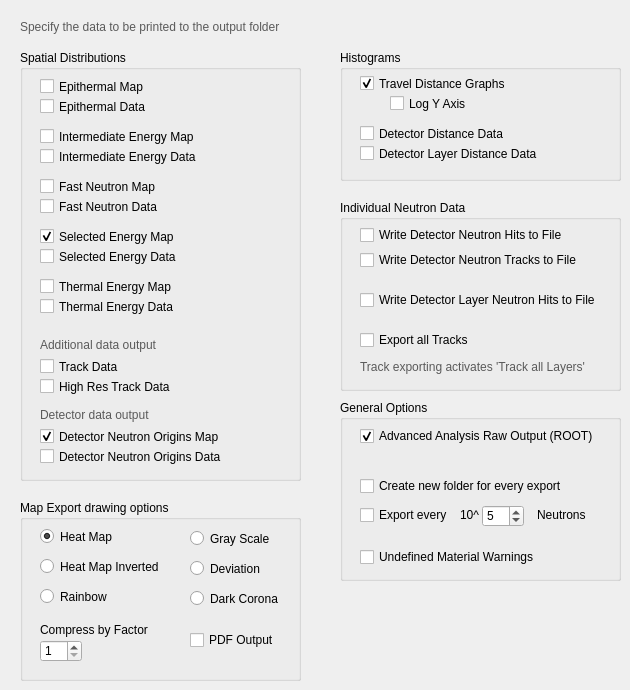
    <widget class="QWidget" name="tab_3">
     <attribute name="title">
      <string>Export</string>
     </attribute>
     <widget class="QGroupBox" name="groupBox_7">
      <property name="geometry">
       <rect>
        <x>20</x>
        <y>500</y>
        <width>281</width>
        <height>181</height>
       </rect>
      </property>
      <property name="title">
       <string>Map Export drawing options</string>
      </property>
      <widget class="QRadioButton" name="radioButton_expHeat">
       <property name="geometry">
        <rect>
         <x>20</x>
         <y>28</y>
         <width>82</width>
         <height>17</height>
        </rect>
       </property>
       <property name="text">
        <string>Heat Map</string>
       </property>
       <property name="checked">
        <bool>true</bool>
       </property>
      </widget>
      <widget class="QRadioButton" name="radioButton_expGray">
       <property name="geometry">
        <rect>
         <x>170</x>
         <y>30</y>
         <width>101</width>
         <height>17</height>
        </rect>
       </property>
       <property name="text">
        <string>Gray Scale</string>
       </property>
      </widget>
      <widget class="QRadioButton" name="radioButton_expHeatInv">
       <property name="geometry">
        <rect>
         <x>20</x>
         <y>58</y>
         <width>141</width>
         <height>17</height>
        </rect>
       </property>
       <property name="text">
        <string>Heat Map Inverted</string>
       </property>
      </widget>
      <widget class="QRadioButton" name="radioButton_expCool">
       <property name="geometry">
        <rect>
         <x>170</x>
         <y>90</y>
         <width>101</width>
         <height>17</height>
        </rect>
       </property>
       <property name="text">
        <string>Dark Corona</string>
       </property>
      </widget>
      <widget class="QRadioButton" name="radioButton_expRainbow">
       <property name="geometry">
        <rect>
         <x>20</x>
         <y>88</y>
         <width>82</width>
         <height>17</height>
        </rect>
       </property>
       <property name="text">
        <string>Rainbow</string>
       </property>
      </widget>
      <widget class="QRadioButton" name="radioButton_expDeviation">
       <property name="geometry">
        <rect>
         <x>170</x>
         <y>60</y>
         <width>82</width>
         <height>17</height>
        </rect>
       </property>
       <property name="text">
        <string>Deviation</string>
       </property>
      </widget>
      <widget class="QSpinBox" name="spinBoxRebinning">
       <property name="geometry">
        <rect>
         <x>20</x>
         <y>140</y>
         <width>42</width>
         <height>22</height>
        </rect>
       </property>
       <property name="minimum">
        <number>1</number>
       </property>
       <property name="maximum">
        <number>10</number>
       </property>
      </widget>
      <widget class="QLabel" name="label_53">
       <property name="geometry">
        <rect>
         <x>20</x>
         <y>122</y>
         <width>111</width>
         <height>16</height>
        </rect>
       </property>
       <property name="text">
        <string>Compress by Factor</string>
       </property>
      </widget>
      <widget class="QCheckBox" name="checkBoxFileOutputPDF">
       <property name="geometry">
        <rect>
         <x>170</x>
         <y>130</y>
         <width>151</width>
         <height>20</height>
        </rect>
       </property>
       <property name="text">
        <string>PDF Output</string>
       </property>
      </widget>
     </widget>
     <widget class="QLabel" name="label_43">
      <property name="geometry">
       <rect>
        <x>20</x>
        <y>20</y>
        <width>321</width>
        <height>21</height>
       </rect>
      </property>
      <property name="text">
       <string>&lt;html&gt;&lt;head/&gt;&lt;body&gt;&lt;p&gt;&lt;span style=&quot; color:#5a5a5a;&quot;&gt;Specify the data to be printed to the output folder&lt;/span&gt;&lt;/p&gt;&lt;/body&gt;&lt;/html&gt;</string>
      </property>
      <property name="alignment">
       <set>Qt::AlignLeading|Qt::AlignLeft|Qt::AlignTop</set>
      </property>
      <property name="wordWrap">
       <bool>true</bool>
      </property>
     </widget>
     <widget class="QGroupBox" name="groupBox_22">
      <property name="geometry">
       <rect>
        <x>340</x>
        <y>50</y>
        <width>281</width>
        <height>131</height>
       </rect>
      </property>
      <property name="title">
       <string>Histograms</string>
      </property>
      <widget class="QCheckBox" name="checkBoxDetectorDistanceData">
       <property name="geometry">
        <rect>
         <x>20</x>
         <y>75</y>
         <width>241</width>
         <height>17</height>
        </rect>
       </property>
       <property name="text">
        <string>Detector Distance Data</string>
       </property>
       <property name="checked">
        <bool>false</bool>
       </property>
      </widget>
      <widget class="QCheckBox" name="checkBoxDetectorLayerDistanceData">
       <property name="geometry">
        <rect>
         <x>20</x>
         <y>95</y>
         <width>251</width>
         <height>17</height>
        </rect>
       </property>
       <property name="text">
        <string>Detector Layer Distance Data</string>
       </property>
       <property name="checked">
        <bool>false</bool>
       </property>
      </widget>
      <widget class="QCheckBox" name="checkBoxTravelDistGraph">
       <property name="geometry">
        <rect>
         <x>20</x>
         <y>25</y>
         <width>171</width>
         <height>17</height>
        </rect>
       </property>
       <property name="text">
        <string>Travel Distance Graphs</string>
       </property>
       <property name="checked">
        <bool>true</bool>
       </property>
      </widget>
      <widget class="QCheckBox" name="checkBoxLogTravelDistance">
       <property name="geometry">
        <rect>
         <x>50</x>
         <y>45</y>
         <width>101</width>
         <height>17</height>
        </rect>
       </property>
       <property name="text">
        <string>Log Y Axis</string>
       </property>
      </widget>
     </widget>
     <widget class="QGroupBox" name="groupBox_23">
      <property name="geometry">
       <rect>
        <x>340</x>
        <y>200</y>
        <width>281</width>
        <height>191</height>
       </rect>
      </property>
      <property name="title">
       <string>Individual Neutron Data</string>
      </property>
      <widget class="QCheckBox" name="checkBoxExportAllTracks">
       <property name="geometry">
        <rect>
         <x>20</x>
         <y>130</y>
         <width>241</width>
         <height>20</height>
        </rect>
       </property>
       <property name="text">
        <string>Export all Tracks</string>
       </property>
      </widget>
      <widget class="QCheckBox" name="checkBoxFileOutput">
       <property name="geometry">
        <rect>
         <x>20</x>
         <y>25</y>
         <width>251</width>
         <height>20</height>
        </rect>
       </property>
       <property name="text">
        <string>Write Detector Neutron Hits to File</string>
       </property>
      </widget>
      <widget class="QCheckBox" name="checkBoxFileOutput2">
       <property name="geometry">
        <rect>
         <x>20</x>
         <y>50</y>
         <width>251</width>
         <height>20</height>
        </rect>
       </property>
       <property name="text">
        <string>Write Detector Neutron Tracks to File</string>
       </property>
      </widget>
      <widget class="QLabel" name="label_89">
       <property name="geometry">
        <rect>
         <x>20</x>
         <y>160</y>
         <width>251</width>
         <height>21</height>
        </rect>
       </property>
       <property name="text">
        <string>&lt;html&gt;&lt;head/&gt;&lt;body&gt;&lt;p&gt;&lt;span style=&quot; color:#5a5a5a;&quot;&gt;Track exporting activates 'Track all Layers'&lt;/span&gt;&lt;/p&gt;&lt;/body&gt;&lt;/html&gt;</string>
       </property>
       <property name="alignment">
        <set>Qt::AlignLeading|Qt::AlignLeft|Qt::AlignTop</set>
       </property>
       <property name="wordWrap">
        <bool>true</bool>
       </property>
      </widget>
      <widget class="QCheckBox" name="checkBoxFileOutput3">
       <property name="geometry">
        <rect>
         <x>20</x>
         <y>90</y>
         <width>251</width>
         <height>20</height>
        </rect>
       </property>
       <property name="text">
        <string>Write Detector Layer Neutron Hits to File</string>
       </property>
      </widget>
     </widget>
     <widget class="QGroupBox" name="groupBox_24">
      <property name="geometry">
       <rect>
        <x>340</x>
        <y>400</y>
        <width>281</width>
        <height>181</height>
       </rect>
      </property>
      <property name="title">
       <string>General Options</string>
      </property>
      <widget class="QCheckBox" name="checkBoxWarnMAterial">
       <property name="geometry">
        <rect>
         <x>20</x>
         <y>147</y>
         <width>221</width>
         <height>20</height>
        </rect>
       </property>
       <property name="text">
        <string>Undefined Material Warnings</string>
       </property>
       <property name="checked">
        <bool>false</bool>
       </property>
      </widget>
      <widget class="QCheckBox" name="checkBoxFileOutputPDF_2">
       <property name="geometry">
        <rect>
         <x>20</x>
         <y>26</y>
         <width>261</width>
         <height>20</height>
        </rect>
       </property>
       <property name="text">
        <string>Advanced Analysis Raw Output (ROOT)</string>
       </property>
       <property name="checked">
        <bool>true</bool>
       </property>
      </widget>
      <widget class="QSpinBox" name="spinBoxSaveEvery">
       <property name="geometry">
        <rect>
         <x>142</x>
         <y>105</y>
         <width>42</width>
         <height>22</height>
        </rect>
       </property>
       <property name="minimum">
        <number>3</number>
       </property>
       <property name="maximum">
        <number>8</number>
       </property>
       <property name="value">
        <number>5</number>
       </property>
      </widget>
      <widget class="QLabel" name="label_62">
       <property name="geometry">
        <rect>
         <x>120</x>
         <y>107</y>
         <width>31</width>
         <height>16</height>
        </rect>
       </property>
       <property name="text">
        <string>10^</string>
       </property>
      </widget>
      <widget class="QLabel" name="label_63">
       <property name="geometry">
        <rect>
         <x>197</x>
         <y>107</y>
         <width>91</width>
         <height>16</height>
        </rect>
       </property>
       <property name="text">
        <string>Neutrons</string>
       </property>
      </widget>
      <widget class="QCheckBox" name="checkBoxCreateFolder">
       <property name="geometry">
        <rect>
         <x>20</x>
         <y>76</y>
         <width>261</width>
         <height>20</height>
        </rect>
       </property>
       <property name="text">
        <string>Create new folder for every export</string>
       </property>
       <property name="checked">
        <bool>false</bool>
       </property>
      </widget>
      <widget class="QCheckBox" name="checkBoxSaveEvery">
       <property name="geometry">
        <rect>
         <x>20</x>
         <y>105</y>
         <width>101</width>
         <height>20</height>
        </rect>
       </property>
       <property name="text">
        <string>Export every</string>
       </property>
       <property name="checked">
        <bool>false</bool>
       </property>
      </widget>
     </widget>
     <widget class="QGroupBox" name="groupBox_26">
      <property name="geometry">
       <rect>
        <x>20</x>
        <y>50</y>
        <width>281</width>
        <height>431</height>
       </rect>
      </property>
      <property name="title">
       <string>Spatial Distributions</string>
      </property>
      <widget class="QCheckBox" name="checkBoxDetectorOriginData">
       <property name="geometry">
        <rect>
         <x>20</x>
         <y>398</y>
         <width>221</width>
         <height>17</height>
        </rect>
       </property>
       <property name="text">
        <string>Detector Neutron Origins Data</string>
       </property>
       <property name="checked">
        <bool>false</bool>
       </property>
      </widget>
      <widget class="QCheckBox" name="checkBoxHighResTrackingData">
       <property name="geometry">
        <rect>
         <x>20</x>
         <y>328</y>
         <width>161</width>
         <height>17</height>
        </rect>
       </property>
       <property name="text">
        <string>High Res Track Data</string>
       </property>
       <property name="checked">
        <bool>false</bool>
       </property>
      </widget>
      <widget class="QCheckBox" name="checkBoxDetectorOriginMap">
       <property name="geometry">
        <rect>
         <x>20</x>
         <y>378</y>
         <width>221</width>
         <height>17</height>
        </rect>
       </property>
       <property name="text">
        <string>Detector Neutron Origins Map</string>
       </property>
       <property name="checked">
        <bool>true</bool>
       </property>
      </widget>
      <widget class="QCheckBox" name="checkBoxSelectedMap">
       <property name="geometry">
        <rect>
         <x>20</x>
         <y>178</y>
         <width>161</width>
         <height>17</height>
        </rect>
       </property>
       <property name="text">
        <string>Selected Energy Map</string>
       </property>
       <property name="checked">
        <bool>true</bool>
       </property>
      </widget>
      <widget class="QCheckBox" name="checkBoxSelectedData">
       <property name="geometry">
        <rect>
         <x>20</x>
         <y>198</y>
         <width>161</width>
         <height>17</height>
        </rect>
       </property>
       <property name="text">
        <string>Selected Energy Data</string>
       </property>
       <property name="checked">
        <bool>false</bool>
       </property>
      </widget>
      <widget class="QCheckBox" name="checkBoxThermalMap">
       <property name="geometry">
        <rect>
         <x>20</x>
         <y>228</y>
         <width>161</width>
         <height>17</height>
        </rect>
       </property>
       <property name="text">
        <string>Thermal Energy Map</string>
       </property>
       <property name="checked">
        <bool>false</bool>
       </property>
      </widget>
      <widget class="QLabel" name="label_88">
       <property name="geometry">
        <rect>
         <x>20</x>
         <y>358</y>
         <width>171</width>
         <height>21</height>
        </rect>
       </property>
       <property name="text">
        <string>&lt;html&gt;&lt;head/&gt;&lt;body&gt;&lt;p&gt;&lt;span style=&quot; color:#5a5a5a;&quot;&gt;Detector data output&lt;/span&gt;&lt;/p&gt;&lt;/body&gt;&lt;/html&gt;</string>
       </property>
       <property name="alignment">
        <set>Qt::AlignLeading|Qt::AlignLeft|Qt::AlignTop</set>
       </property>
       <property name="wordWrap">
        <bool>true</bool>
       </property>
      </widget>
      <widget class="QCheckBox" name="checkBoxIntermediateData">
       <property name="geometry">
        <rect>
         <x>20</x>
         <y>98</y>
         <width>181</width>
         <height>17</height>
        </rect>
       </property>
       <property name="text">
        <string>Intermediate Energy Data</string>
       </property>
       <property name="checked">
        <bool>false</bool>
       </property>
      </widget>
      <widget class="QLabel" name="label_54">
       <property name="geometry">
        <rect>
         <x>20</x>
         <y>288</y>
         <width>171</width>
         <height>21</height>
        </rect>
       </property>
       <property name="text">
        <string>&lt;html&gt;&lt;head/&gt;&lt;body&gt;&lt;p&gt;&lt;span style=&quot; color:#5a5a5a;&quot;&gt;Additional data output&lt;/span&gt;&lt;/p&gt;&lt;/body&gt;&lt;/html&gt;</string>
       </property>
       <property name="alignment">
        <set>Qt::AlignLeading|Qt::AlignLeft|Qt::AlignTop</set>
       </property>
       <property name="wordWrap">
        <bool>true</bool>
       </property>
      </widget>
      <widget class="QCheckBox" name="checkBoxEpithermalMap">
       <property name="geometry">
        <rect>
         <x>20</x>
         <y>28</y>
         <width>141</width>
         <height>17</height>
        </rect>
       </property>
       <property name="text">
        <string>Epithermal Map</string>
       </property>
       <property name="checked">
        <bool>false</bool>
       </property>
      </widget>
      <widget class="QCheckBox" name="checkBoxThermalData">
       <property name="geometry">
        <rect>
         <x>20</x>
         <y>248</y>
         <width>161</width>
         <height>17</height>
        </rect>
       </property>
       <property name="text">
        <string>Thermal Energy Data</string>
       </property>
       <property name="checked">
        <bool>false</bool>
       </property>
      </widget>
      <widget class="QCheckBox" name="checkBoxFastMap">
       <property name="geometry">
        <rect>
         <x>20</x>
         <y>128</y>
         <width>141</width>
         <height>17</height>
        </rect>
       </property>
       <property name="text">
        <string>Fast Neutron Map</string>
       </property>
       <property name="checked">
        <bool>false</bool>
       </property>
      </widget>
      <widget class="QCheckBox" name="checkBoxFastData">
       <property name="geometry">
        <rect>
         <x>20</x>
         <y>148</y>
         <width>141</width>
         <height>17</height>
        </rect>
       </property>
       <property name="text">
        <string>Fast Neutron Data</string>
       </property>
       <property name="checked">
        <bool>false</bool>
       </property>
      </widget>
      <widget class="QCheckBox" name="checkBoxEpithermalData">
       <property name="geometry">
        <rect>
         <x>20</x>
         <y>48</y>
         <width>141</width>
         <height>17</height>
        </rect>
       </property>
       <property name="text">
        <string>Epithermal Data</string>
       </property>
       <property name="checked">
        <bool>false</bool>
       </property>
      </widget>
      <widget class="QCheckBox" name="checkBoxIntermediateMap">
       <property name="geometry">
        <rect>
         <x>20</x>
         <y>78</y>
         <width>171</width>
         <height>17</height>
        </rect>
       </property>
       <property name="text">
        <string>Intermediate Energy Map</string>
       </property>
       <property name="checked">
        <bool>false</bool>
       </property>
      </widget>
      <widget class="QCheckBox" name="checkBoxTrackingData">
       <property name="geometry">
        <rect>
         <x>20</x>
         <y>308</y>
         <width>161</width>
         <height>17</height>
        </rect>
       </property>
       <property name="text">
        <string>Track Data</string>
       </property>
       <property name="checked">
        <bool>false</bool>
       </property>
      </widget>
     </widget>
    </widget>
